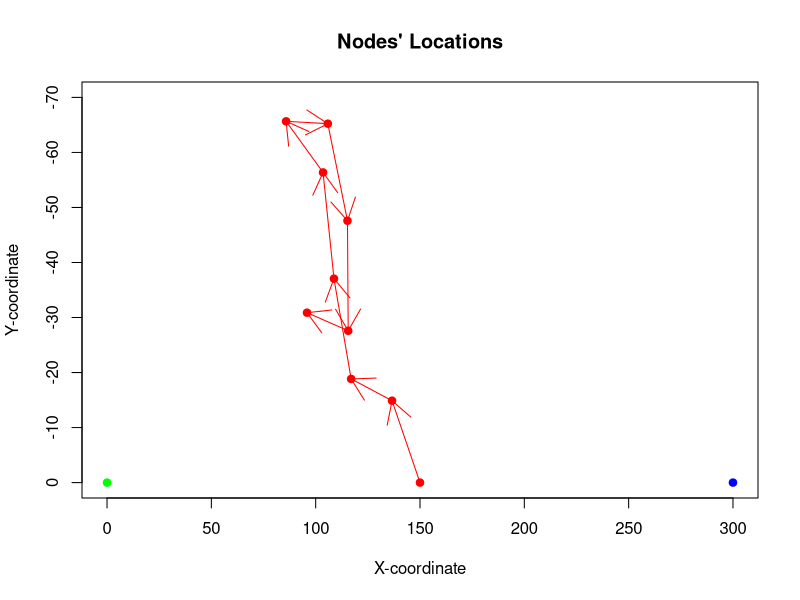

This figure's R source: (Note: this script raises an error after producing the figure.)
setwd('~/Desktop//Courses/Warwick//Data Mining/Exercise 10/')

setwd('~/Desktop//Courses/Warwick//Sensor Networks And Mobile Data Communications/Lab 4/')
x <- c(0, 300)
y <- c(0,0)
x1 <- c(150,136.597,117,108.762,103.533,85.8215,105.817,115.241,115.584,95.8562)
y1 <- c(0,-14.8849,-18.8365,-37.0613,-56.3656,-65.6554,-65.224,-47.5835,-27.5864,-30.8748)
png("part2.png")
plot(x1,y1, pch=19,xlim=c(0,300),ylim=c(0,-70), col='red', xlab="X-coordinate", ylab="Y-coordinate", main="Nodes' Locations")
points(x[1],y[1], col="green", pch=19)
points(x[2],y[2], col="blue", pch=19)
for(i in 1:length(x1)){
  arrows(x1[i],y1[i],x1[i+1],y1[i+1], col='red')
}
draw.circle(0, 0, 200, col = NA, border="black")
draw.circle(300, 0, 200, col = NA, border="black")
legend('topright', c('Node 0', 'Node 2', 'Node 1') , 
       lty=1, col=c('green', 'blue', 'red'), bty='n', cex=.75)
dev.off()